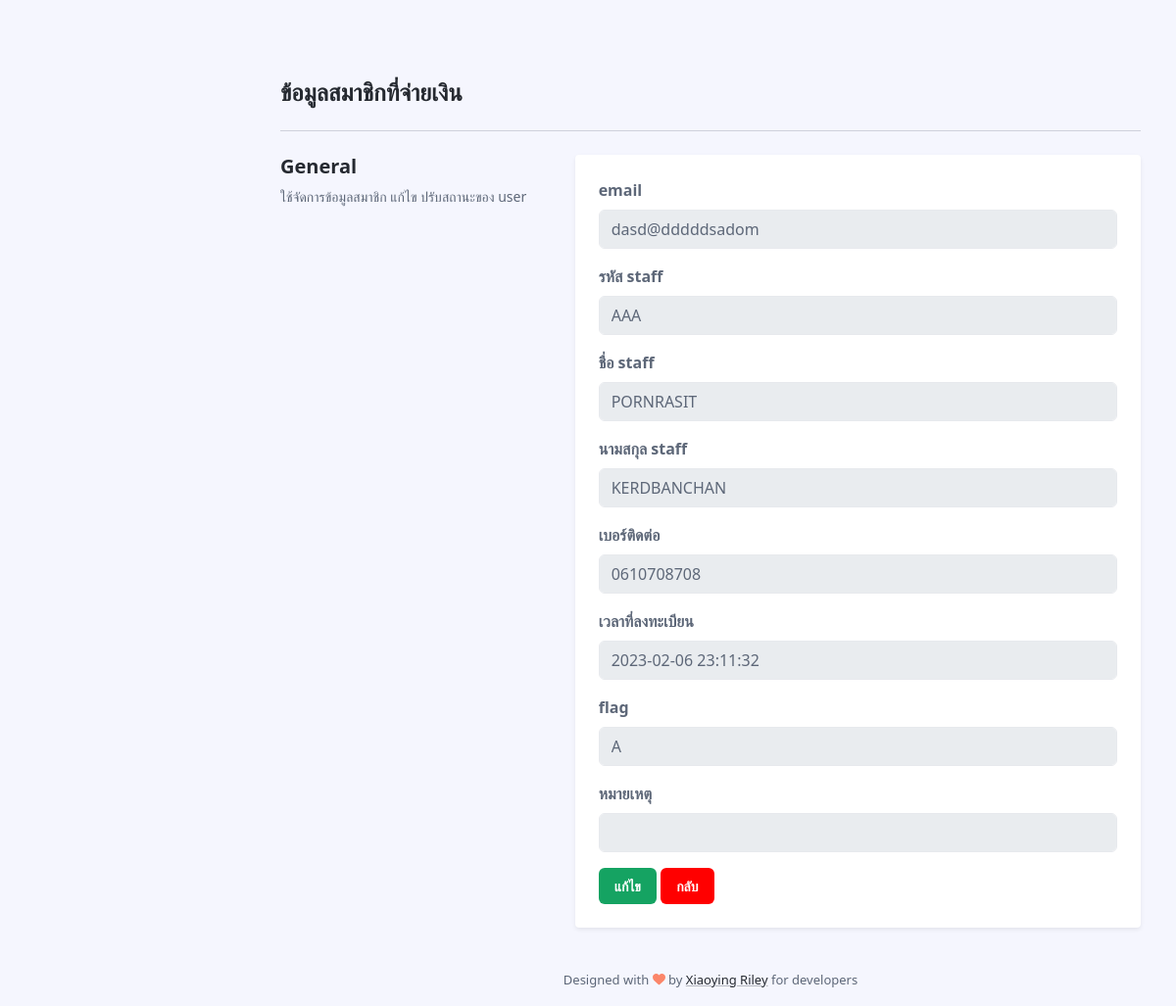
The app's page /staff_detail.php?s_id=AAA, older data.
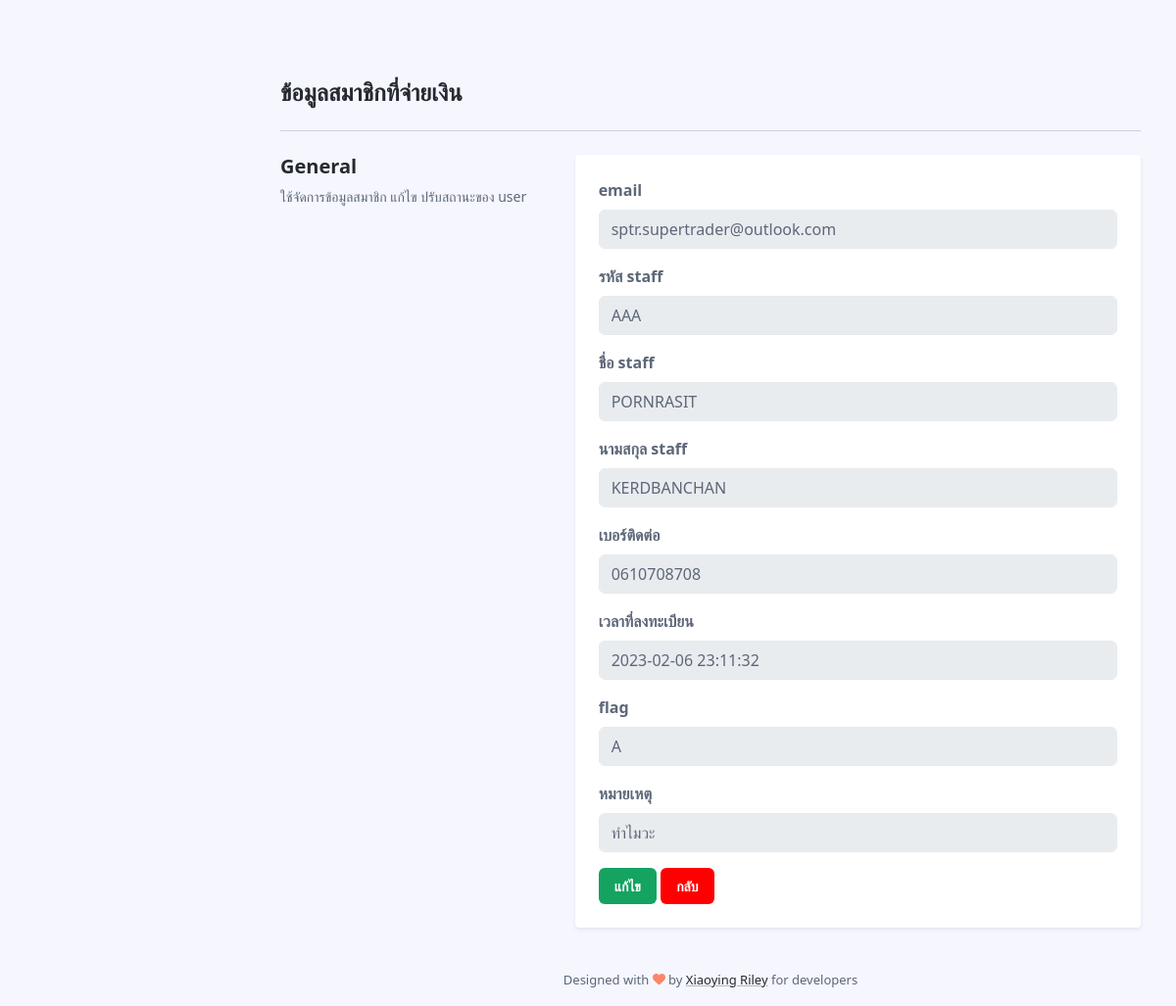
The same page, newer data.
### tables this page shows
CREATE TABLE IF NOT EXISTS `staff` (
  `s_id` char(3) NOT NULL COMMENT 'AAA-ZZZ',
  `email` char(255) DEFAULT NULL,
  `s_fname` char(255) DEFAULT NULL,
  `s_lname` char(255) DEFAULT NULL,
  `s_telnum` char(255) DEFAULT NULL,
  `s_regtime` datetime DEFAULT NULL,
  `s_flag` char(20) DEFAULT NULL,
  `s_etc` char(255) DEFAULT NULL
);

### staff_detail.php (the view, shortened to what this page needs)
<?php
	require("connect.php");
	isset($_GET['s_id'])? $s_id = $_GET['s_id'] : $s_id = '';
	if(!empty($s_id)){
		$sql = "SELECT * FROM `staff` WHERE `s_id` = '$s_id'";
		$result = mysql_query($sql,$conn);
		if (mysql_num_rows($result)==1){
			$fetch_result = mysql_fetch_assoc($result);
			$s_id = $fetch_result["s_id"];
			$email = $fetch_result["email"];
			$s_fname = $fetch_result["s_fname"];
			$s_lname = $fetch_result["s_lname"];
			$s_telnum = $fetch_result["s_telnum"];
			$s_regtime = $fetch_result["s_regtime"];
            $s_flag = $fetch_result["s_flag"];
            $s_etc = $fetch_result["s_etc"];
		} else {
            print_r($_GET);
            echo   $s_id;
		}
	}
?>
<!DOCTYPE html>
<html lang="en">
<head>
    <link id="theme-style" rel="stylesheet" href="assets/css/portal.css">
</head>
<body class="app">
    <div class="app-wrapper">
	    <div class="app-content pt-3 p-md-3 p-lg-4">
		    <div class="container-xl">
			    <h1 class="app-page-title">ข้อมูลสมาชิกที่จ่ายเงิน</h1>
			    <hr class="mb-4">
                <div class="row g-4 settings-section">
	                <div class="col-12 col-md-4">
		                <h3 class="section-title">General</h3>
		                <div class="section-intro">
							ใช้จัดการข้อมูลสมาชิก แก้ไข ปรับสถานะของ user
						</div>
						<br>
	                </div>
	                <div class="col-12 col-md-8">
		                <div class="app-card app-card-settings shadow-sm p-4">
						    <div class="app-card-body">
							    <form class="settings-form" action="userdetailedit.php" method="post">
								    <div class="mb-3">
									    <label for="setting-input-1" class="form-label">email</label>
										<?php
											echo '<input name="email" type="email" class="form-control" id="setting-input-1" value="'.$email.'" readonly>';
										?>
									</div>
									<div class="mb-3 ">
									    <label for="setting-input-2" class="form-label">รหัส staff</label>
									    <?php
											echo '<input name="uid_pro" type="text" class="form-control" id="setting-input-1" value="'.$s_id.'" readonly>'
										?>
									</div>
									<div class="mb-3 ">
									    <label for="setting-input-2" class="form-label">ชื่อ staff</label>
									    <?php
											echo '<input name="uid_pro" type="text" class="form-control" id="setting-input-1" value="'.$s_fname.'" readonly>'
										?>
									</div>
									<div class="mb-3 ">
									    <label for="setting-input-2" class="form-label">นามสกุล staff</label>
									    <?php
											echo '<input name="uid_pro" type="text" class="form-control" id="setting-input-1" value="'.$s_lname.'" readonly>'
										?>
									</div>
									<div class="mb-3 ">
									    <label for="setting-input-2" class="form-label">เบอร์ติดต่อ</label>
									    <?php
											echo '<input name="uid_pro" type="text" class="form-control" id="setting-input-1" value="'.$s_telnum.'" readonly>'
										?>
									</div>
									<div class="mb-3 ">
									    <label for="setting-input-2" class="form-label">เวลาที่ลงทะเบียน</label>
									    <?php
											echo '<input name="uid_pro" type="text" class="form-control" id="setting-input-1" value="'.$s_regtime.'" readonly>'
										?>
									</div>
									<div class="mb-3 ">
									    <label for="setting-input-2" class="form-label">flag</label>
									    <?php
											echo '<input name="uid_pro" type="text" class="form-control" id="setting-input-1" value="'.$s_flag.'" readonly>'
										?>
									</div>
									<div class="mb-3 ">
									    <label for="setting-input-2" class="form-label">หมายเหตุ</label>
									    <?php
											echo '<input name="etc" type="text" class="form-control signin-email" placeholder=""  value="'.$s_etc.'" readonly>'
										?>
									</div>
									<button name="edit_user" type="submit" class="btn app-btn-primary" >แก้ไข</button>
									<a class="btn app-btn-primary" style="background: red;}"href="index.php" >กลับ</a>
							    </form>
						    </div>
						</div>
	                </div>
                </div>
		    </div>
	    </div>
	    <footer class="app-footer">
		    <div class="container text-center py-3">
            <small class="copyright">Designed with <span class="sr-only">love</span><i class="fas fa-heart" style="color: #fb866a;"></i> by <a class="app-link" href="http://themes.3rdwavemedia.com" target="_blank">Xiaoying Riley</a> for developers</small>
		    </div>
	    </footer>
    </div>
</body>
</html>

Row changes from the older to the newer data that the page shows:
changed staff "AAA": email "dasd@dddddsadom" → "sptr.supertrader@outlook.com"; etc (not shown) → "ทำไมวะ"
